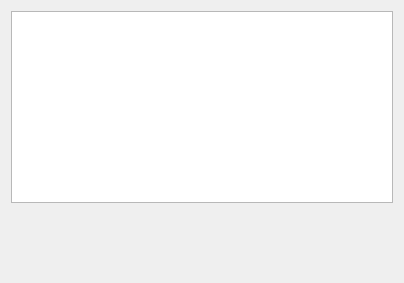
             <widget class="QWidget" name="m_sessionBoxPage2">
              <attribute name="title">
               <string>Templates</string>
              </attribute>
              <layout class="QVBoxLayout" name="verticalLayout_2">
               <item>
                <widget class="QTableView" name="m_templateTable">
                 <property name="editTriggers">
                  <set>QAbstractItemView::NoEditTriggers</set>
                 </property>
                 <property name="alternatingRowColors">
                  <bool>true</bool>
                 </property>
                 <property name="selectionMode">
                  <enum>QAbstractItemView::SingleSelection</enum>
                 </property>
                 <property name="selectionBehavior">
                  <enum>QAbstractItemView::SelectRows</enum>
                 </property>
                 <property name="showGrid">
                  <bool>false</bool>
                 </property>
                 <property name="cornerButtonEnabled">
                  <bool>false</bool>
                 </property>
                 <attribute name="horizontalHeaderStretchLastSection">
                  <bool>true</bool>
                 </attribute>
                 <attribute name="verticalHeaderVisible">
                  <bool>false</bool>
                 </attribute>
                 <attribute name="verticalHeaderDefaultSectionSize">
                  <number>60</number>
                 </attribute>
                 <attribute name="verticalHeaderMinimumSectionSize">
                  <number>60</number>
                 </attribute>
                 <attribute name="verticalHeaderVisible">
                  <bool>false</bool>
                 </attribute>
                 <attribute name="verticalHeaderDefaultSectionSize">
                  <number>60</number>
                 </attribute>
                 <attribute name="horizontalHeaderStretchLastSection">
                  <bool>true</bool>
                 </attribute>
                 <attribute name="verticalHeaderMinimumSectionSize">
                  <number>60</number>
                 </attribute>
                </widget>
               </item>
               <item>
                <layout class="QHBoxLayout" name="horizontalLayout_9">
                 <item>
                  <widget class="QToolButton" name="m_btnDeleteTemplate">
                   <property name="text">
                    <string/>
                   </property>
                   <property name="iconSize">
                    <size>
                     <width>160</width>
                     <height>56</height>
                    </size>
                   </property>
                   <property name="autoRaise">
                    <bool>true</bool>
                   </property>
                  </widget>
                 </item>
                 <item>
                  <spacer name="horizontalSpacer_4">
                   <property name="orientation">
                    <enum>Qt::Horizontal</enum>
                   </property>
                   <property name="sizeHint" stdset="0">
                    <size>
                     <width>40</width>
                     <height>20</height>
                    </size>
                   </property>
                  </spacer>
                 </item>
                 <item>
                  <widget class="QToolButton" name="m_btnLoadTemplate">
                   <property name="toolTip">
                    <string>Open oomidi with the selected session</string>
                   </property>
                   <property name="text">
                    <string/>
                   </property>
                   <property name="iconSize">
                    <size>
                     <width>160</width>
                     <height>56</height>
                    </size>
                   </property>
                   <property name="autoRaise">
                    <bool>true</bool>
                   </property>
                  </widget>
                 </item>
                </layout>
               </item>
              </layout>
             </widget>
